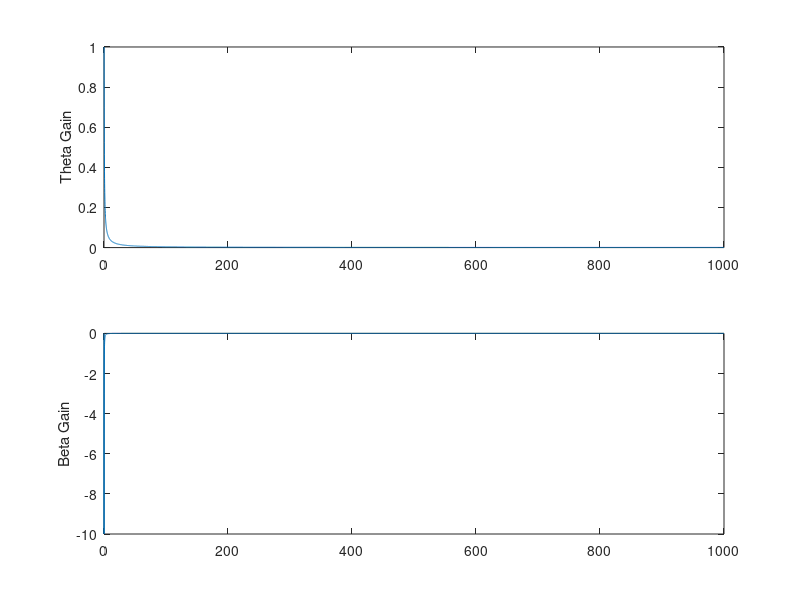
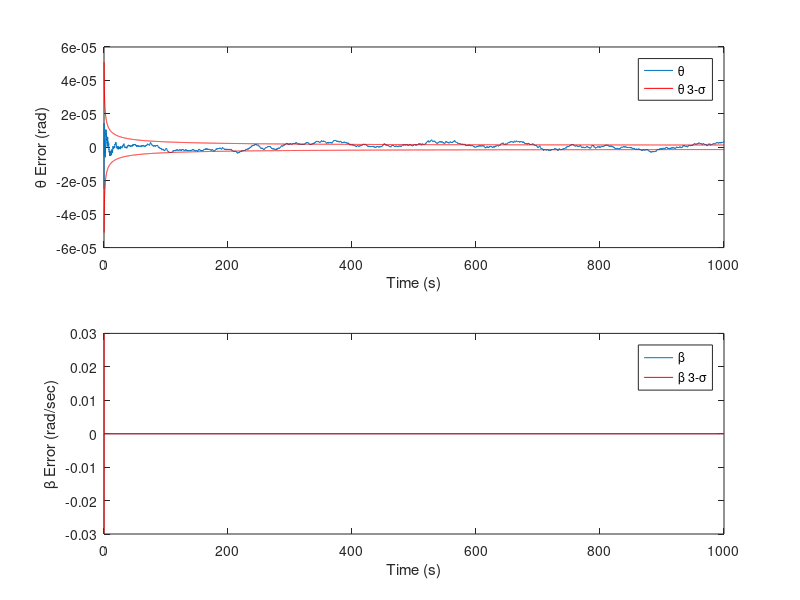
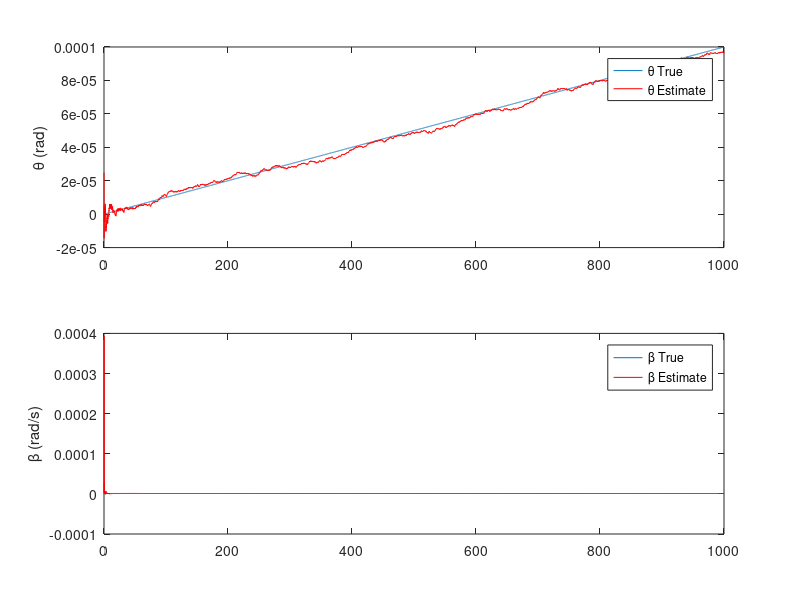

Write MATLAB code to recreate these figures, in order.
% LM KF Class
% HW2 Problem 2
% 2018-11-10
% Implement Kalman Filter for Gyro

%% 
clear all;
close all;

% sim time parameters
%%%%%%%%%%%%%%%%%%%%%%%%%%%%%
dt = 0.1;
t_start = 0;
t_end = 1000;
time = t_start:dt:t_end;

% truth parameters
%%%%%%%%%%%%%%%%%%%%%%%%%%%%%%
sigma_nu = 3e-7; % Angle random walk (rad/sec^0.5)
sigma_u = 3e-10; % rate random walk (rad/sec^(3/2))
sigma_S = 17e-6; % noise on measured angle (rad)
omega_in = 1e-7; % constant rate truth (rad/sec)
Phi = [1 0; 0 1]; % calculate state transition model; states are [theta beta]
Lambda = [dt 0]'; % used for inputing omega*dt into theta
Gamma = [0 sigma_u*sqrt(dt)]'; 
H = [1 0];

% kalman filter parameters
%%%%%%%%%%%%%%%%%%%%%%%%%%%%%%
Q = [(sigma_nu^2*dt + (1/3)*sigma_u^2*dt^3) -0.5*sigma_u^2*dt;
    -0.5*sigma_u^2*dt sigma_u^2*dt]; % From slides, process noise covari. 
Gamma_kf = [dt 0; 0 0];
R = sigma_S^2; % Measurment noise covariance
Phi_kf = [1 -dt; 0 1]; 
H_kf = H; 

% preallocating vectors
%%%%%%%%%%%%%%%%%%%%%%%%%
omega = zeros(1,length(time)+1);
P_prior = zeros(2,2,length(time)+1);
x = zeros(2,length(time)+1);
x_hat_prior = zeros(2,length(time)+1);
y = zeros(1,length(time));
e_meas = zeros(1,length(time));
x_hat_post = zeros(2,length(time));
P_post = zeros(2,2,length(time));
e_states = zeros(2,length(time));
one_sigma_theta = zeros(1,length(time));
one_sigma_beta = zeros(1,length(time));
K = zeros(2,length(time));

%% Propogate
for k = 1:length(time)
    if k == 1 
        % Initialize states
        %%%%%%%%%%%%%%%%%%%%%%%%%%%%%%%%%
        % initalize state estimate
        x_hat_prior(:,k) = [0 0]'; 
        % initialize covariance estimate
        P_prior(:,:,k) = (1e-4)*eye(2); % P_initial
        % initialize truth state
        x(:,k) = [0 1e-6]'; % truth initial state [theta beta]'
    end
    
    % Propogate truth states
    %%%%%%%%%%%%%%%%%%%%%%%%%%%%%%%%%%%%
    % propogate true input
    % omega_in constant, setting both omega(k) and omega(k+1) to omega_in
    omega(k) = omega_in; 
    omega(k+1) = omega_in; 
    
    % propogate truth states Theta and Beta, x(1) = theta, x(2) = beta
    x(:,k+1) = Phi*x(:,k) + Lambda*omega(k+1) + Gamma*randn;
    
    % Take in measurments
    %%%%%%%%%%%%%%%%%%%%%%%%%%%%%%%%%%%%
    % compute theta measured
    y(:,k) = H*x(:,k) + sigma_S*randn;
    % compute omega measured
    omega_meas = omega(k+1) +...
        0.5*(x(2,k+1)+x(2,k)) +...
        randn*sqrt(sigma_nu^2/dt + (sigma_u^2*dt)/12);
    
    % After measurment steps
    %%%%%%%%%%%%%%%%%%%%%%%%%%%%%%%%%%%%
    % calculate K gain
    K(:,k) = P_prior(:,:,k)*H_kf'*inv(H_kf*P_prior(:,:,k)*H_kf' + R);
    % calculate residual from measurment and estimate of state prior to
    % measurement
    e_meas(:,k) = y(:,k) - H_kf*x_hat_prior(:,k);    
    % update state posteriori
    x_hat_post(:,k) = x_hat_prior(:,k) + K(:,k)*e_meas(:,k);
    % update covariance posteriori
    P_post(:,:,k) = (eye(2) - K(:,k)*H_kf)*P_prior(:,:,k);    
    e_states(:,k) = x(:,k) - x_hat_post(:,k); % record for plotting    
    % Propogate estimated state and covariance forward time step
    % propogate estimates forward in time
    x_hat_prior(:,k+1) = Phi_kf*x_hat_post(:,k) + Lambda*omega_meas;
    % Propogate estimated covariance forward time step
    P_prior(:,:,k+1) = Phi_kf*P_post(:,:,k)*Phi_kf' + Gamma_kf*Q*Gamma_kf';
    
    % calculate one_sigma values for theta and beta from covariance matrix
    %%%%%%%%%%%%%%%%%%%%%%%%%%%%%%%%%%%%%%%%%%%%%%%%%%%%%%%%%%%%%%%%%%%%%%
    one_sigma_theta(k) = sqrt(P_post(1,1,k));
    one_sigma_beta(k) = sqrt(P_post(2,2,k));
    
    
end

%% Plots

% Theta and Beta Gains
%%%%%%%%%%%%%%%%%%%%%%%%%%%
figure()
ax1 = subplot(2,1,1);
plot(time,K(1,:));
ylabel('Theta Gain')
ax2 = subplot(2,1,2);
plot(time,K(2,:));
ylabel('Beta Gain')
linkaxes([ax1,ax2],'x')

% Theta and Beta Errors with 3-sig values
%%%%%%%%%%%%%%%%%%%%%%%%%%%%%%%%%%%%%%%%%%%%%
figure()
% theta errors and 3-sigma
ax1 = subplot(2,1,1);
plot(time,e_states(1,:));
hold on;
plot(time,3*one_sigma_theta,'r');
plot(time,-3*one_sigma_theta,'r');
xlabel('Time (s)');
ylabel('\theta Error (rad)');
legend({'\theta','\theta 3-\sigma'});

% beta errors and 3-sigma
ax2 = subplot(2,1,2);
plot(time,e_states(2,:));
hold on;
plot(time,3*one_sigma_beta,'r');
plot(time,-3*one_sigma_beta,'r');
legend('\beta','\beta 3-\sigma');
xlabel('Time (s)');
ylabel('\beta Error (rad/sec)')
linkaxes([ax1,ax2],'x')

% Theta and Beta Estimates with Theta and Beta True
%%%%%%%%%%%%%%%%%%%%%%%%%%%%%%%%%%%%%%%%%%
figure()

% theta estimate and theta true
ax1 = subplot(2,1,1);
plot(time,x(1,1:(end-1)));
hold on;
plot(time,x_hat_post(1,:),'r');
ylabel('\theta (rad)');
legend({'\theta True','\theta Estimate'});
% beta estimate and beta true
ax2 = subplot(2,1,2);
plot(time,x(2,1:(end-1)));
hold on;
plot(time,x_hat_post(2,:),'r');
legend({'\beta True','\beta Estimate'});
ylabel('\beta (rad/s)')
linkaxes([ax1,ax2],'x')

%% Bonus: Compare Sim Covariance to Analytical
P_the_bet = -sigma_u*sigma_S*sqrt(dt);
P_the_the = sigma_S*sqrt((sigma_nu^2-2*P_the_bet)*dt);
P_bet_bet = sigma_u*sqrt(sigma_nu^2-2*P_the_bet);
P_an = [P_the_the P_the_bet;
        P_the_bet P_bet_bet];
P_est_ss = P_post(:,:,end);

disp(P_an - P_est_ss); % Results agree to ~1e-11
%{
   1.0e-11 *

    0.1436   -0.0001
   -0.0001    0.0000
%}

